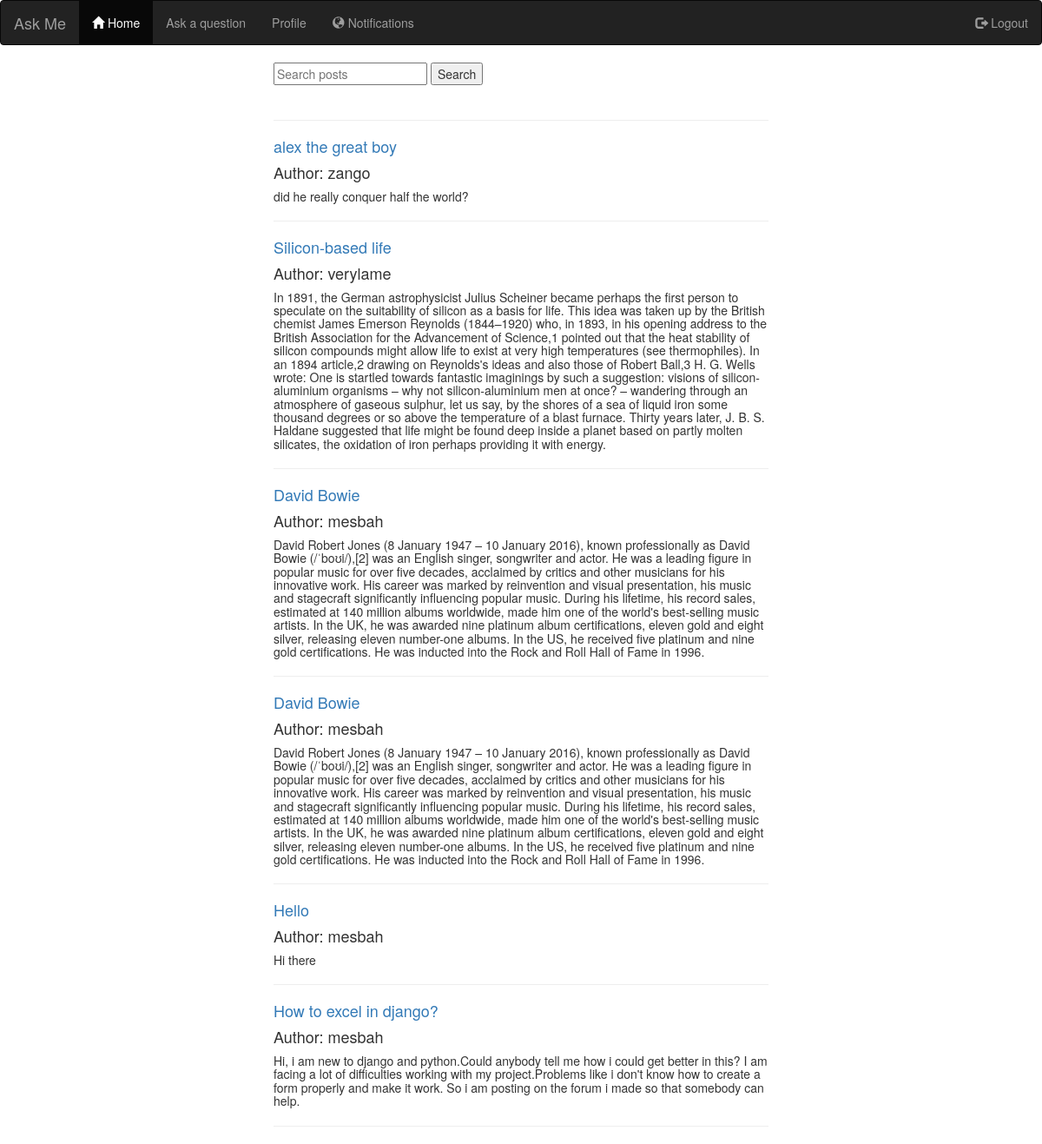
Screenshot of / (signed in) with the database file from the repository.
### post/models.py (models this page shows, shortened)
class Post(models.Model):
    author = models.ForeignKey('auth.User')
    title = models.CharField(max_length=200)
    text = models.TextField()
    created_date = models.DateTimeField(
            default=timezone.now)
    published_date = models.DateTimeField(
            blank=True, null=True)
    class Meta:
        ordering = ['-published_date']

### home/views.py (the view)
# urls.py: url(r'^$',view = HomeView, name = "HomeView"),
def HomeView(request):
	if not request.user.is_authenticated:
		return redirect("/login/")
	today = timezone.now().date()
	queryset_list = Post.objects.all()
	query = request.GET.get('query')
	if query:
		queryset_list = queryset_list.filter(Q(title__icontains=query)|Q(text__icontains=query)|Q(author__username__icontains=query)).distinct()
	dict ={'posts':queryset_list}
	return render(request,'index.html',dict)

### home/templates/index.html (shortened to what this page needs)
<!DOCTYPE html>
<html lang="en">
<head>
  <link rel="stylesheet" href="https://maxcdn.bootstrapcdn.com/bootstrap/3.3.7/css/bootstrap.min.css">
</head>
<body>
<nav class="navbar navbar-inverse">
  <div class="container-fluid">
    <div class="navbar-header">
      <a class="navbar-brand" href="/">Ask Me</a>
    </div>
    <ul class="nav navbar-nav">
      <li class="active"><a href="/"><span class="glyphicon glyphicon-home"></span> Home</a></li>
      <li><a href="/ask/"> Ask a question </a></li>
      <li><a href="/profile/"> Profile </a></li>
      <li><a href="/Notifications/"> <span class="glyphicon glyphicon-globe"></span> Notifications </a></li>
    </ul>
    <ul class="nav navbar-nav navbar-right">
      <li><a href="/logout/"><span class="glyphicon glyphicon-log-out"></span> Logout</a></li>
    </ul>
  </div>
</nav>
<div class = 'col-sm-6 col-sm-offset-3'>
<form method='GET' action = ''>
<input type = 'text' name = 'query' placeholder = 'Search posts' value='{{request.GET.query}}' />
<input type = 'submit' value = 'Search' />
</form>
<p> <br/> </p>
<hr/>
{% for post in posts%}
      <h4> <a href = "details/{{post.id}}" > {{post.title}}</a> </h4>
      <h4> Author:  {{post.author}} </h4>
      <h5> {{post.text}}</h5>
      <hr>
  {%endfor%}
</div>
<div class="container">
</div>
</body>
</html>

### rows the page displays
Post: title "alex the great boy", author "zango", text "did he really conquer half the world?"
Post: title "Silicon-based life", author "verylame", text "In 1891, the German astrophysicist Julius Scheiner became perhaps the first person to speculate on the suitability of silicon as a basis for life. This idea was taken up by the British chemist James Emerson Reynolds (1844–1920) who, in 1893, in his opening address to the British Association for the Advancement of Science,1 pointed out that the heat stability of silicon compounds might allow life to exist at very high temperatures (see thermophiles). In an 1894 article,2 drawing on Reynolds's ideas and also those of Robert Ball,3 H. G. Wells wrote: One is startled towards fantastic imaginings by such a suggestion: visions of silicon-aluminium organisms – why not silicon-aluminium men at…"
Post: title "David Bowie", author "mesbah", text "David Robert Jones (8 January 1947 – 10 January 2016), known professionally as David Bowie (/ˈboʊi/),[2] was an English singer, songwriter and actor. He was a leading figure in popular music for over five decades, acclaimed by critics and other musicians for his innovative work. His career was marked by reinvention and visual presentation, his music and stagecraft significantly influencing popular music. During his lifetime, his record sales, estimated at 140 million albums worldwide, made him one of the world's best-selling music artists. In the UK, he was awarded nine platinum album certifications, eleven gold and eight silver, releasing eleven number-one albums. In the US, he received…"
Post: title "David Bowie", author "mesbah", text "David Robert Jones (8 January 1947 – 10 January 2016), known professionally as David Bowie (/ˈboʊi/),[2] was an English singer, songwriter and actor. He was a leading figure in popular music for over five decades, acclaimed by critics and other musicians for his innovative work. His career was marked by reinvention and visual presentation, his music and stagecraft significantly influencing popular music. During his lifetime, his record sales, estimated at 140 million albums worldwide, made him one of the world's best-selling music artists. In the UK, he was awarded nine platinum album certifications, eleven gold and eight silver, releasing eleven number-one albums. In the US, he received…"
Post: title "Hello", author "mesbah", text "Hi there"
Post: title "How to excel in django?", author "mesbah", text "Hi, i am new to django and python.Could anybody tell me how i could get better in this? I am facing a lot of difficulties working with my project.Problems like i don't know how to create a form properly and make it work. So i am posting on the forum i made so that somebody can help."
